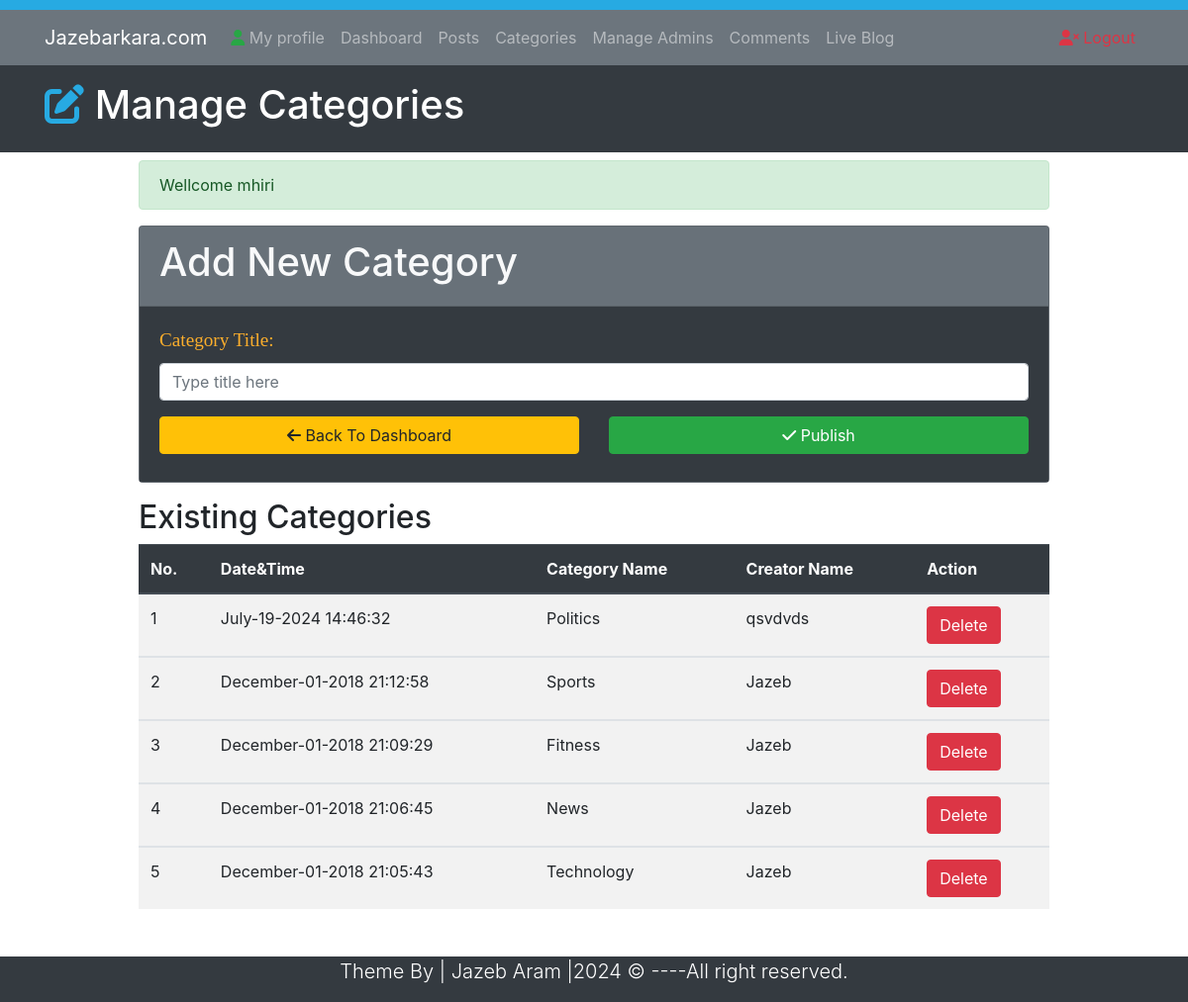
Page /Categories.php (signed in) on the committed database.
### tables this page shows
CREATE TABLE `category` (
  `id` int(10) NOT NULL,
  `title` varchar(50) NOT NULL,
  `author` varchar(50) NOT NULL,
  `datetime` varchar(50) NOT NULL
);

### Categories.php (the view, shortened to what this page needs)
<?php require_once("Includes/DB.php");?>
<?php require_once("Includes/Sessions.php"); ?>
<!DOCTYPE html>
<html lang="en">
<head>
    <link rel="stylesheet" href="https://cdn.jsdelivr.net/npm/bootstrap@4.2.1/dist/css/bootstrap.min.css">
    <link rel="stylesheet" href="Css/style.css">
</head>
<body>
    <div style="height: 10px; background: #27aae2;"></div>
    <nav class="navbar navbar-expand-lg  navbar-dark bg-secondary">
        <div class="container" >
            <a href="#" class="navbar-brand">Jazebarkara.com</a>
            <div class="collapse navbar-collapse" id="navbarcollapseCMS">
            <ul class="navbar-nav mr-auto">
                <li class="nav-item">
                    <a href="My profile.php" class="nav-link"><i class="fa-solid fa-user text-success"></i> My profile</a>
                </li>
                <li class="nav-item">
                    <a href="Dashboard.php" class="nav-link">Dashboard</a>
                </li>
                <li class="nav-item">
                    <a href="Posts.php" class="nav-link">Posts</a>
                </li>
                <li class="nav-item">
                    <a href="Categories.php" class="nav-link">Categories</a>
                </li>
                <li class="nav-item">
                    <a href="Admins.php" class="nav-link">Manage Admins</a>
                </li>
                <li class="nav-item">
                    <a href="Comments.php" class="nav-link">Comments</a>
                </li>
                <li class="nav-item">
                    <a href="Blog.php?page=1" class="nav-link">Live Blog</a>
                </li>
            </ul>
            <ul class="navbar-nav ml-auto">
                <li class="nav-item"><a href="logout.php" class="nav-link text-danger"><i class="fas fa-user-times "></i> Logout</a></li>
            </ul>
            </div>
        </div>
    </nav>
    <header class="bg-dark text-white py-3">
        <div class="container">
            <div class="row">
                <div class="col-md-12">
                    <h1><i class="fas fa-edit" style="color:#27aae2;"></i> Manage Categories</h1>
                </div>
            </div>
        </div>
    </header>
    <section class="container py-2 mb-4">
    <div class="row">
        <div class="offset-lg-1 col-lg-10" style="min-height: 400px;">
            <?php echo ErrorMessage();
                  echo SuccessMessage();
            ?>
            <form class="" action="Categories.php" method="post">
                <div class="card bg-secondary text-light mb-3">
                    <div class="card-header">
                        <h1>Add New Category</h1>
                    </div>
                    <div class="card-body bg-dark">
                        <div class="form-group">
                            <label for="title"><span class="FieldInfo">Category Title:</span></label>
                            <input class="form-control" type="text" name="CategoryTitle" id="title" placeholder="Type title here" value="">
                        </div>
                        <div class="row">
                            <div class="col-lg-6 mb-2">
                                <a href="Dashboard.php" class="btn btn-warning btn-block"><i class="fas fa-arrow-left"></i> Back To Dashboard</a>
                            </div>
                            <div class="col-lg-6 mb-2">
                                <button type="submit" name="Submit" class="btn btn-success btn-block"><i class="fas fa-check"></i> Publish</button>
                            </div>
                        </div>
                    </div>
                </div>
            </form>
            <h2>Existing Categories</h2>
                <table class="table table-striped table-hover">
                    <thead class="thead-dark">
                        <tr>
                            <th>No.</th>
                            <th>Date&Time</th>
                            <th>Category Name</th>
                            <th>Creator Name</th>
                            <th>Action</th>
                        </tr>
                    </thead>
                    <?php
                    $sql = "SELECT * FROM category  ORDER BY id DESC";
                    $Execute = $ConnectingDB->query($sql);
                    $SrNo = 0;
                    while ($DataRows = $Execute->fetch()) {
                        $CategoryId = $DataRows["id"];
                        $CategoryDate = $DataRows["datetime"];
                        $CategoryName = $DataRows["title"];
                        $CreatorName = $DataRows["author"];
                        $SrNo++;
                    ?>
                    <tbody>
                        <tr>
                            <td><?php echo $SrNo; ?></td>
                            <td><?php echo $CategoryDate ?></td>
                            <td><?php echo $CategoryName; ?></td>
                            <td><?php echo $CreatorName; ?></td>
                            <td><a href="DeleteCategory.php?id=<?php echo $CategoryId; ?>" class="btn btn-danger">Delete</a></td>
                        </tr>
                    </tbody>
                    <?php } ?>
                </table>
        </div>
    </div>
</section>
        <footer class="bg-dark text-white">
            <div class="container">
                <div class="row">
                    <div class="col">
                        <p class="lead text-center">Theme By | Jazeb Aram |<span id="year"></span> &copy; ----All right reserved.</p>
                </div>
                </div>
            </div>
        </footer>
</body>
</html>

### includes/Sessions.php (shortened to what this page needs)
<?php
function SuccessMessage() {
    if (isset($_SESSION["SuccessMessage"])) {
        $Output = "<div class=\"alert alert-success\">";
        $Output .= htmlentities($_SESSION["SuccessMessage"]);
        $Output .= "</div>";
        return $Output;
    }
}
?>

### Css/style.css (style rules this page uses)
.FieldInfo { color: rgb(251, 174, 44); font-family: Bitter, Georgia, "Times New Roman", Times, serif; font-size: 1.2em; }

### rows in the picture
category: datetime "July-19-2024 14:46:32", title "Politics", author "qsvdvds"
category: datetime "December-01-2018 21:12:58", title "Sports", author "Jazeb"
category: datetime "December-01-2018 21:09:29", title "Fitness", author "Jazeb"
category: datetime "December-01-2018 21:06:45", title "News", author "Jazeb"
category: datetime "December-01-2018 21:05:43", title "Technology", author "Jazeb"

### other values in the picture
SuccessMessage() "Wellcome mhiri"
